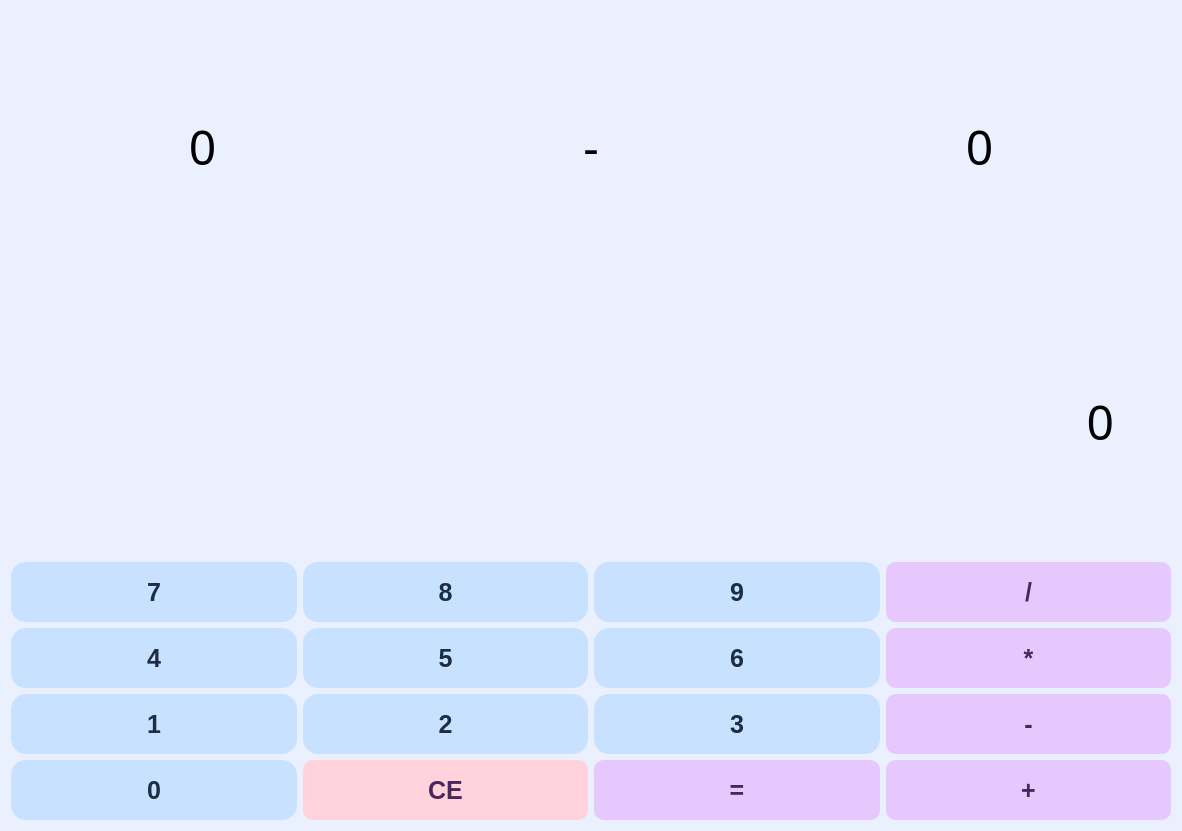
<?xml version="1.0" encoding="UTF-8"?>
<ui version="4.0">
 <class>Dialog</class>
 <widget class="QDialog" name="Dialog">
  <property name="geometry">
   <rect>
    <x>0</x>
    <y>0</y>
    <width>1182</width>
    <height>831</height>
   </rect>
  </property>
  <property name="windowTitle">
   <string>Dialog</string>
  </property>
  <property name="styleSheet">
   <string notr="true">




  background-color: rgba(235, 240, 255, 1);
</string>
  </property>
  <layout class="QVBoxLayout" name="verticalLayout">
   <item>
    <layout class="QHBoxLayout" name="horizontalLayout">
     <item>
      <widget class="QLabel" name="num1">
       <property name="font">
        <font>
         <family>Digital-7 Mono</family>
         <pointsize>36</pointsize>
        </font>
       </property>
       <property name="styleSheet">
        <string notr="true">color: rgb(0, 0, 0);</string>
       </property>
       <property name="text">
        <string>0</string>
       </property>
       <property name="alignment">
        <set>Qt::AlignCenter</set>
       </property>
      </widget>
     </item>
     <item>
      <widget class="QLabel" name="math">
       <property name="font">
        <font>
         <family>Digital-7 Mono</family>
         <pointsize>36</pointsize>
        </font>
       </property>
       <property name="styleSheet">
        <string notr="true">color: rgb(0, 0, 0);</string>
       </property>
       <property name="text">
        <string>-</string>
       </property>
       <property name="alignment">
        <set>Qt::AlignCenter</set>
       </property>
      </widget>
     </item>
     <item>
      <widget class="QLabel" name="num2">
       <property name="font">
        <font>
         <family>Digital-7 Mono</family>
         <pointsize>36</pointsize>
        </font>
       </property>
       <property name="styleSheet">
        <string notr="true">color: rgb(0, 0, 0);</string>
       </property>
       <property name="text">
        <string>0</string>
       </property>
       <property name="alignment">
        <set>Qt::AlignCenter</set>
       </property>
      </widget>
     </item>
    </layout>
   </item>
   <item>
    <layout class="QHBoxLayout" name="horizontalLayout_2" stretch="10">
     <item>
      <widget class="QLabel" name="txtDisplay">
       <property name="font">
        <font>
         <family>Digital-7 Mono</family>
         <pointsize>36</pointsize>
        </font>
       </property>
       <property name="styleSheet">
        <string notr="true">padding-right: 45px;
color: rgb(3, 3, 3);</string>
       </property>
       <property name="text">
        <string>0</string>
       </property>
       <property name="alignment">
        <set>Qt::AlignRight|Qt::AlignTrailing|Qt::AlignVCenter</set>
       </property>
      </widget>
     </item>
    </layout>
   </item>
   <item>
    <layout class="QGridLayout" name="gridLayout">
     <item row="1" column="3">
      <widget class="QPushButton" name="_mul">
       <property name="minimumSize">
        <size>
         <width>0</width>
         <height>0</height>
        </size>
       </property>
       <property name="styleSheet">
        <string notr="true">QPushButton {
border:none;
background-color: rgba(230, 200, 255, 1);
 color: rgba(70, 40, 90, 1);
border-radius: 10px;
font-weight: bold;
font-size: 25px;
height: 60px;
}
QPushButton:pressed {
    background-color: rgba(215, 180, 255, 1); /* #5D91C1 */
}



</string>
       </property>
       <property name="text">
        <string>*</string>
       </property>
      </widget>
     </item>
     <item row="2" column="3">
      <widget class="QPushButton" name="_minus">
       <property name="minimumSize">
        <size>
         <width>0</width>
         <height>0</height>
        </size>
       </property>
       <property name="styleSheet">
        <string notr="true">QPushButton {
border:none;
background-color: rgba(230, 200, 255, 1);
 color: rgba(70, 40, 90, 1);
border-radius: 10px;
font-weight: bold;
font-size: 25px;
height: 60px;
}
QPushButton:pressed {
    background-color: rgba(215, 180, 255, 1); /* #5D91C1 */
}




</string>
       </property>
       <property name="text">
        <string>-</string>
       </property>
      </widget>
     </item>
     <item row="3" column="2">
      <widget class="QPushButton" name="_equal">
       <property name="minimumSize">
        <size>
         <width>0</width>
         <height>0</height>
        </size>
       </property>
       <property name="styleSheet">
        <string notr="true">QPushButton {
border:none;
background-color: rgba(230, 200, 255, 1);
 color: rgba(70, 40, 90, 1);
border-radius: 10px;
font-weight: bold;
font-size: 25px;
height: 60px;
}
QPushButton:pressed {
    background-color: rgba(215, 180, 255, 1); /* #5D91C1 */
}



</string>
       </property>
       <property name="text">
        <string>=</string>
       </property>
      </widget>
     </item>
     <item row="2" column="0">
      <widget class="QPushButton" name="_1">
       <property name="minimumSize">
        <size>
         <width>0</width>
         <height>0</height>
        </size>
       </property>
       <property name="styleSheet">
        <string notr="true">QPushButton {
border:none;
background-color: rgba(200, 225, 255, 1);
color: rgba(30, 45, 65, 1);
border-radius: 15px;
font-weight: bold;
font-size: 25px;
height: 60px;
}
QPushButton:pressed {
    background-color: rgba(93, 145, 193, 0.95); /* #5D91C1 */
}




</string>
       </property>
       <property name="text">
        <string>1</string>
       </property>
      </widget>
     </item>
     <item row="0" column="0">
      <widget class="QPushButton" name="_7">
       <property name="minimumSize">
        <size>
         <width>0</width>
         <height>0</height>
        </size>
       </property>
       <property name="styleSheet">
        <string notr="true">QPushButton {
border:none;
background-color: rgba(200, 225, 255, 1);
color: rgba(30, 45, 65, 1);
border-radius: 15px;
font-weight: bold;
font-size: 25px;
height: 60px;
}
QPushButton:pressed {
    background-color: rgba(93, 145, 193, 0.95); /* #5D91C1 */
}




</string>
       </property>
       <property name="text">
        <string>7</string>
       </property>
      </widget>
     </item>
     <item row="3" column="0">
      <widget class="QPushButton" name="_0">
       <property name="minimumSize">
        <size>
         <width>0</width>
         <height>0</height>
        </size>
       </property>
       <property name="styleSheet">
        <string notr="true">QPushButton {
border:none;
background-color: rgba(200, 225, 255, 1);
color: rgba(30, 45, 65, 1);
border-radius: 15px;
font-weight: bold;
font-size: 25px;
height: 60px;
}
QPushButton:pressed {
    background-color: rgba(93, 145, 193, 0.95); /* #5D91C1 */
}





</string>
       </property>
       <property name="text">
        <string>0</string>
       </property>
      </widget>
     </item>
     <item row="0" column="1">
      <widget class="QPushButton" name="_8">
       <property name="minimumSize">
        <size>
         <width>0</width>
         <height>0</height>
        </size>
       </property>
       <property name="styleSheet">
        <string notr="true">QPushButton {
border:none;
background-color: rgba(200, 225, 255, 1);
color: rgba(30, 45, 65, 1);
border-radius: 15px;
font-weight: bold;
font-size: 25px;
height: 60px;
}
QPushButton:pressed {
    background-color: rgba(93, 145, 193, 0.95); /* #5D91C1 */
}




</string>
       </property>
       <property name="text">
        <string>8</string>
       </property>
      </widget>
     </item>
     <item row="1" column="1">
      <widget class="QPushButton" name="_5">
       <property name="minimumSize">
        <size>
         <width>0</width>
         <height>0</height>
        </size>
       </property>
       <property name="styleSheet">
        <string notr="true">QPushButton {
border:none;
background-color: rgba(200, 225, 255, 1);
color: rgba(30, 45, 65, 1);
border-radius: 15px;
font-weight: bold;
font-size: 25px;
height: 60px;
}
QPushButton:pressed {
    background-color: rgba(93, 145, 193, 0.95); /* #5D91C1 */
}




</string>
       </property>
       <property name="text">
        <string>5</string>
       </property>
      </widget>
     </item>
     <item row="3" column="1">
      <widget class="QPushButton" name="_ce">
       <property name="minimumSize">
        <size>
         <width>0</width>
         <height>0</height>
        </size>
       </property>
       <property name="styleSheet">
        <string notr="true">QPushButton {
border:none;
background-color: rgba(255, 210, 220, 1);
 color: rgba(70, 40, 90, 1);
border-radius: 10px;
font-weight: bold;
font-size: 25px;
height: 60px;
}
QPushButton:pressed {
    background-color: rgba(245, 170, 185, 1); /* #5D91C1 */
}


</string>
       </property>
       <property name="text">
        <string>CE</string>
       </property>
      </widget>
     </item>
     <item row="2" column="2">
      <widget class="QPushButton" name="_3">
       <property name="minimumSize">
        <size>
         <width>0</width>
         <height>0</height>
        </size>
       </property>
       <property name="styleSheet">
        <string notr="true">QPushButton {
border:none;
background-color: rgba(200, 225, 255, 1);
color: rgba(30, 45, 65, 1);
border-radius: 15px;
font-weight: bold;
font-size: 25px;
height: 60px;
}
QPushButton:pressed {
    background-color: rgba(93, 145, 193, 0.95); /* #5D91C1 */
}





</string>
       </property>
       <property name="text">
        <string>3</string>
       </property>
      </widget>
     </item>
     <item row="2" column="1">
      <widget class="QPushButton" name="_2">
       <property name="minimumSize">
        <size>
         <width>0</width>
         <height>0</height>
        </size>
       </property>
       <property name="styleSheet">
        <string notr="true">QPushButton {
border:none;
background-color: rgba(200, 225, 255, 1);
color: rgba(30, 45, 65, 1);
border-radius: 15px;
font-weight: bold;
font-size: 25px;
height: 60px;
}
QPushButton:pressed {
    background-color: rgba(93, 145, 193, 0.95); /* #5D91C1 */
}




</string>
       </property>
       <property name="text">
        <string>2</string>
       </property>
      </widget>
     </item>
     <item row="1" column="2">
      <widget class="QPushButton" name="_6">
       <property name="minimumSize">
        <size>
         <width>0</width>
         <height>0</height>
        </size>
       </property>
       <property name="styleSheet">
        <string notr="true">QPushButton {
border:none;
background-color: rgba(200, 225, 255, 1);
color: rgba(30, 45, 65, 1);
border-radius: 15px;
font-weight: bold;
font-size: 25px;
height: 60px;
}
QPushButton:pressed {
    background-color: rgba(93, 145, 193, 0.95); /* #5D91C1 */
}





</string>
       </property>
       <property name="text">
        <string>6</string>
       </property>
      </widget>
     </item>
     <item row="0" column="2">
      <widget class="QPushButton" name="_9">
       <property name="minimumSize">
        <size>
         <width>0</width>
         <height>0</height>
        </size>
       </property>
       <property name="styleSheet">
        <string notr="true">QPushButton {
border:none;
background-color: rgba(200, 225, 255, 1);
color: rgba(30, 45, 65, 1);
border-radius: 15px;
font-weight: bold;
font-size: 25px;
height: 60px;
}
QPushButton:pressed {
    background-color: rgba(93, 145, 193, 0.95); /* #5D91C1 */
}




</string>
       </property>
       <property name="text">
        <string>9</string>
       </property>
      </widget>
     </item>
     <item row="1" column="0">
      <widget class="QPushButton" name="_4">
       <property name="minimumSize">
        <size>
         <width>0</width>
         <height>0</height>
        </size>
       </property>
       <property name="styleSheet">
        <string notr="true">QPushButton {
border:none;
background-color: rgba(200, 225, 255, 1);
color: rgba(30, 45, 65, 1);
border-radius: 15px;
font-weight: bold;
font-size: 25px;
height: 60px;
}
QPushButton:pressed {
    background-color: rgba(93, 145, 193, 0.95); /* #5D91C1 */
}





</string>
       </property>
       <property name="text">
        <string>4</string>
       </property>
      </widget>
     </item>
     <item row="0" column="3">
      <widget class="QPushButton" name="_div">
       <property name="minimumSize">
        <size>
         <width>0</width>
         <height>0</height>
        </size>
       </property>
       <property name="styleSheet">
        <string notr="true">QPushButton {
border:none;
background-color: rgba(230, 200, 255, 1);
 color: rgba(70, 40, 90, 1);
border-radius: 10px;
font-weight: bold;
font-size: 25px;
height: 60px;
}
QPushButton:pressed {
    background-color: rgba(215, 180, 255, 1); /* #5D91C1 */
}







</string>
       </property>
       <property name="text">
        <string>/</string>
       </property>
      </widget>
     </item>
     <item row="3" column="3">
      <widget class="QPushButton" name="_plus">
       <property name="minimumSize">
        <size>
         <width>0</width>
         <height>0</height>
        </size>
       </property>
       <property name="styleSheet">
        <string notr="true">QPushButton {
border:none;
background-color: rgba(230, 200, 255, 1);
 color: rgba(70, 40, 90, 1);
border-radius: 10px;
font-weight: bold;
font-size: 25px;
height: 60px;
}
QPushButton:pressed {
    background-color: rgba(215, 180, 255, 1); /* #5D91C1 */
}





</string>
       </property>
       <property name="text">
        <string>+</string>
       </property>
      </widget>
     </item>
    </layout>
   </item>
  </layout>
 </widget>
 <resources/>
 <connections/>
</ui>
